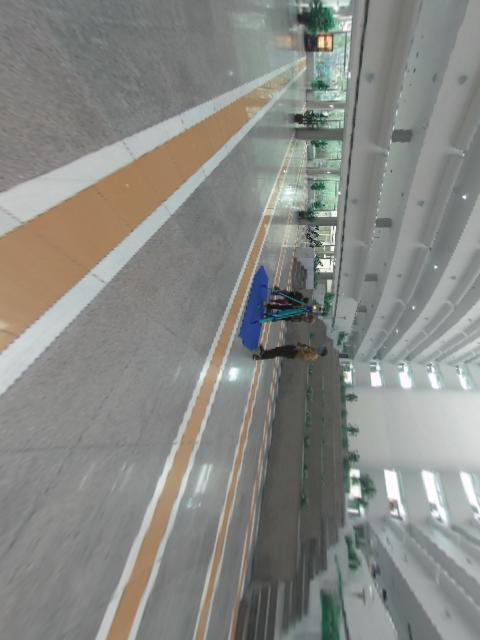
#> input picture SmartCity/result/undistortIMG0.jpg, 480 x 640 px; its folder holds 2 pictures in this run
$ python sole.py
#> lines starting #> are read from the running program, lines starting #| are printed output that depends on the picture
# -*- coding: utf-8 -*-
"""
Created on Wed Jun  5 21:35:36 2019

@author: Nanan-COLL123456
"""

import cv2
import imutils
import glob

imgsReadPath = "../result"
imgsName = glob.glob(imgsReadPath + '/undistortIMG*.jpg')
img1 = cv2.imread(imgsName[0])
#> img1 is the input picture: shape (640, 480, 3); mean B, G, R 132.2, 136.4, 135.3
img2 = cv2.imread(imgsName[1])
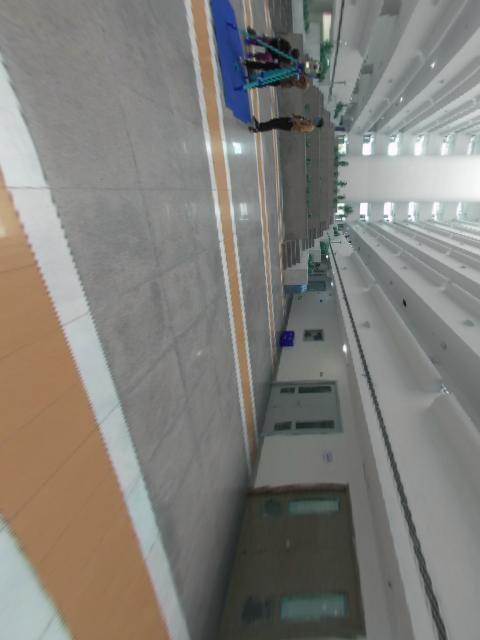
#> input picture SmartCity/result/undistortIMG1.jpg, 480 x 640 px
#> img2 is the input picture: shape (640, 480, 3); mean B, G, R 121.6, 126.7, 128.4
img1 = imutils.resize(img1, width=480)
img2 = imutils.resize(img2, width=480)

img = img2

gray = cv2.cvtColor(img, cv2.COLOR_BGR2GRAY)
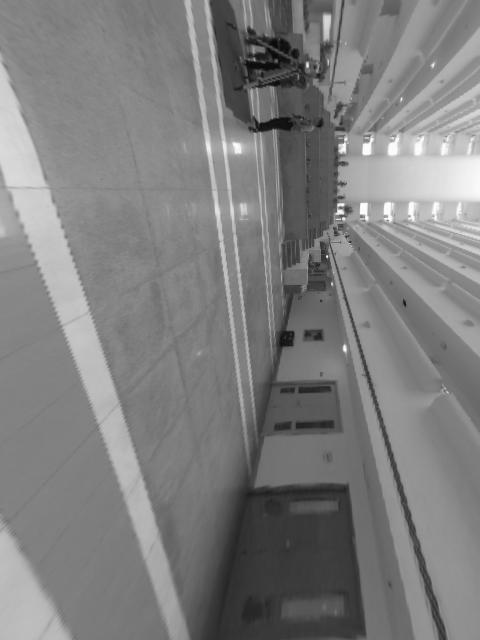
#> gray: shape (640, 480); min 2, max 255, mean 126.6
#> (the run stopped early here; a loop or call above may not have finished)
